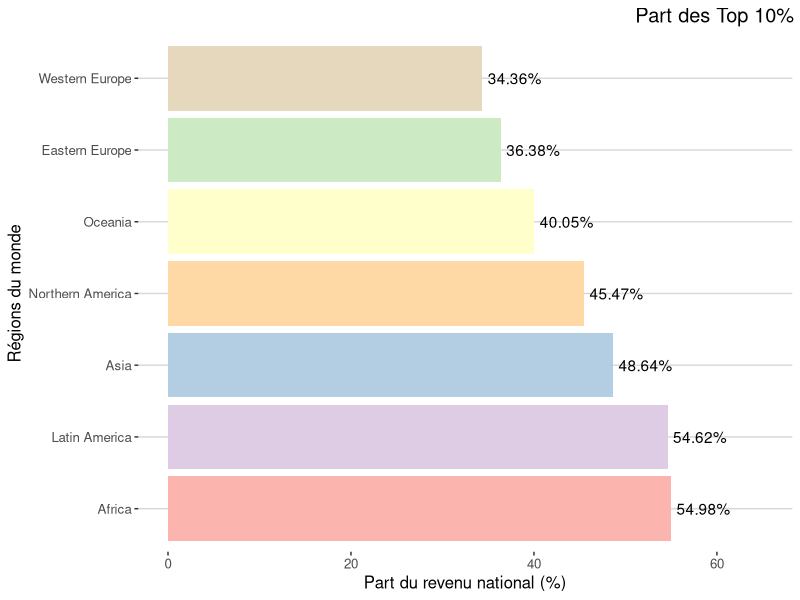
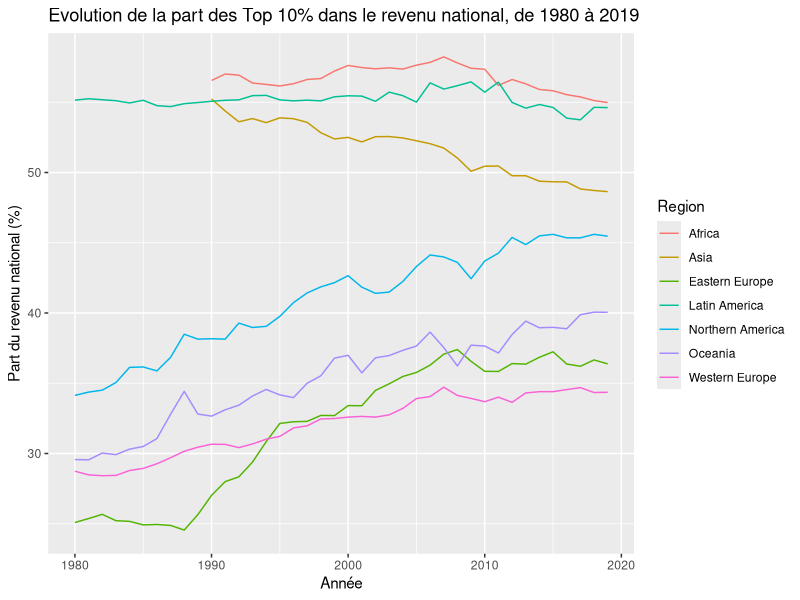
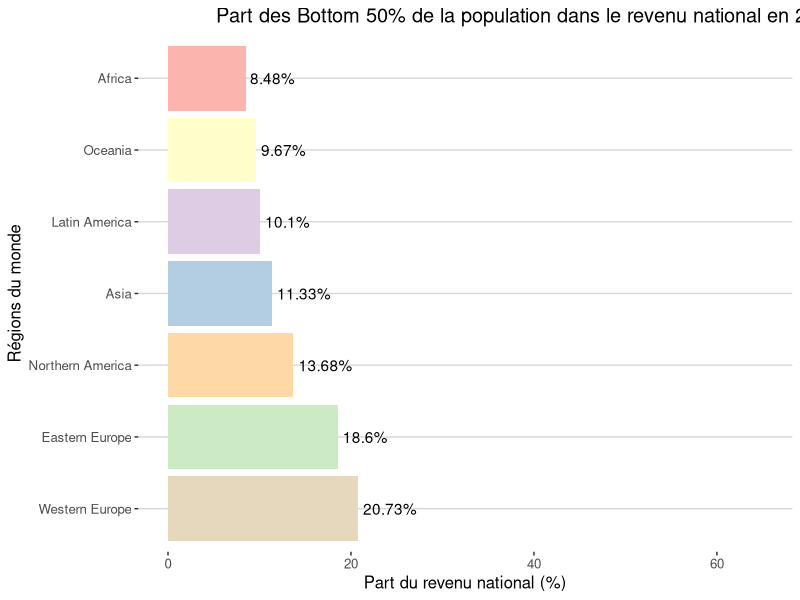
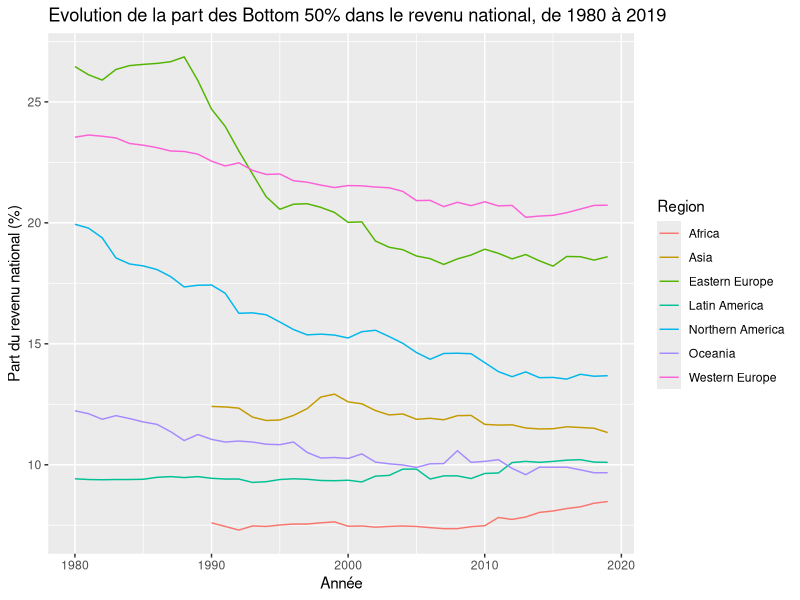
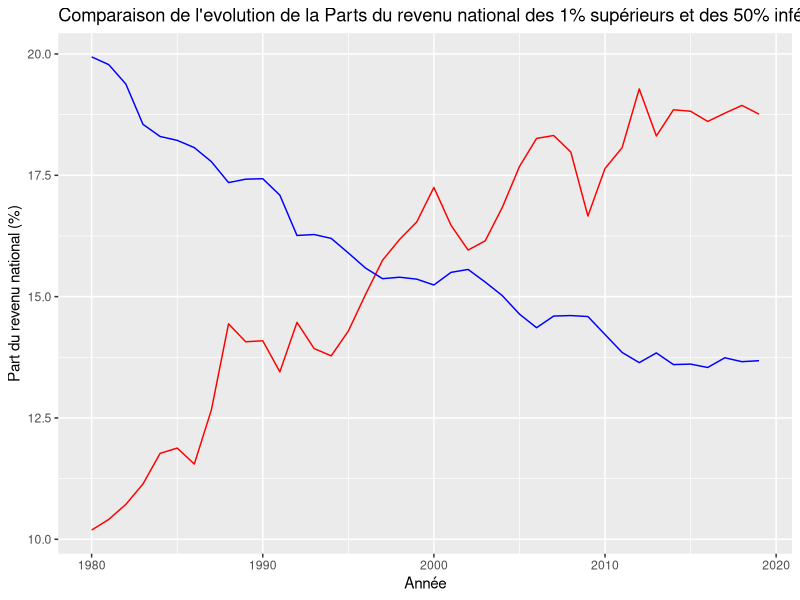
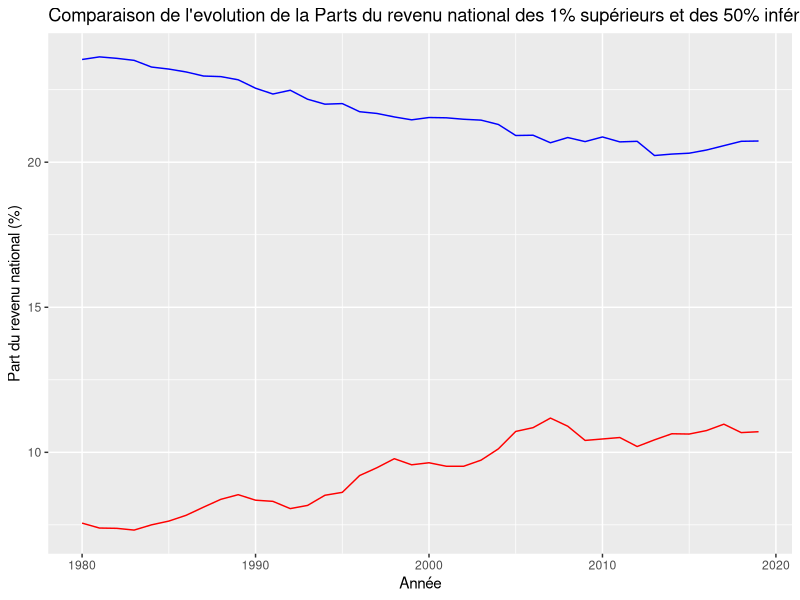
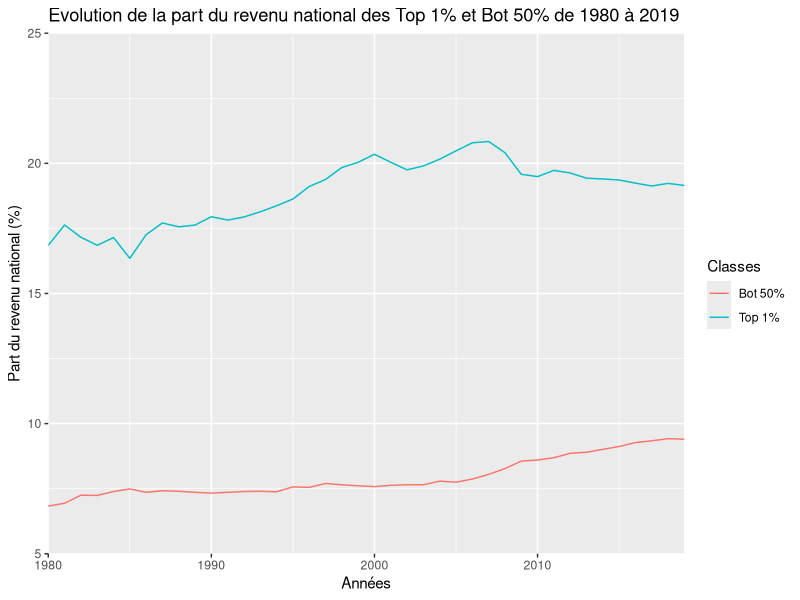
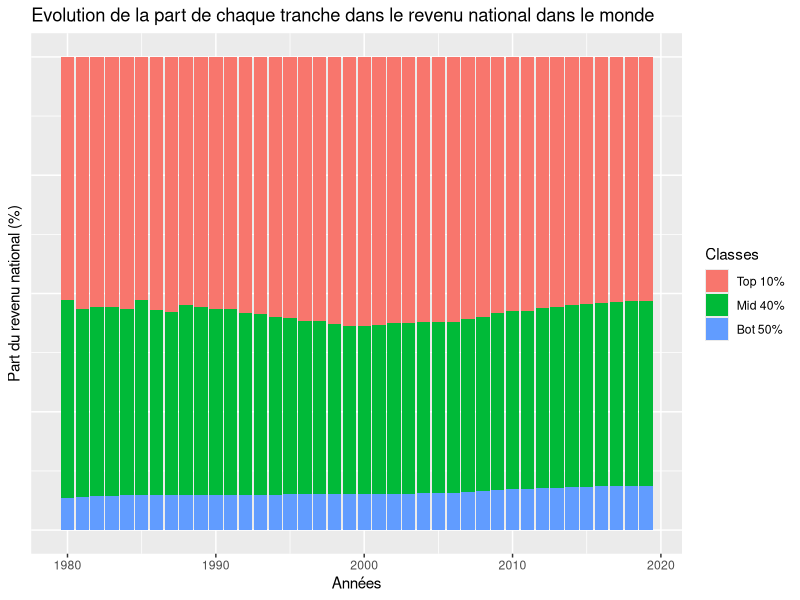

These charts were generated, in order, by the following R code:
## ---- chunk 1
knitr::opts_chunk$set(echo = TRUE)
## ---- chunk 2
library(tidyverse)
library(reshape2)
library(ggthemes)

## ---- chunk 3
world_region_data <- read_delim("data/World_Region_Data/world_region_data.csv", 
    ";", escape_double = FALSE, trim_ws = TRUE)

world_region_data2 <- read_delim("data/World_Region_Data/world_region_data2.csv", 
    ";", escape_double = FALSE, trim_ws = TRUE)

world_country_data1 <- read_delim("data/World_Country_Data/world_country_data1.csv", 
    ";", escape_double = FALSE, trim_ws = TRUE)

world_country_data2 <- read_delim("data/World_Country_Data/world_country_data2.csv", 
    ";", escape_double = FALSE, trim_ws = TRUE)

world_country_data3 <- read_delim("data/World_Country_Data/world_country_data3.csv", 
    ";", escape_double = FALSE, trim_ws = TRUE)
## ---- chunk 4
region_dataset <- merge(x = world_region_data, y = world_region_data2, by = "Year", all = TRUE)
region_dataset <- data.frame(region_dataset)
region_dataset <- tibble(region_dataset)
rm(world_region_data,world_region_data2)
## ---- chunk 5
country_dataset <- merge(x = world_country_data1, y = world_country_data2, by = "Year", all = TRUE)
country_dataset <- merge(x = country_dataset, y = world_country_data3, by = "Year", all = TRUE)
country_dataset <- data.frame(country_dataset)
country_dataset <- tibble(country_dataset)
## ---- chunk 6
NIdataset <- region_dataset %>% select("Year", ends_with("NI"))
GDPdataset <- region_dataset %>% select("Year", ends_with("GDP"))
PTNIB40dataset <- region_dataset %>% select("Year", ends_with("PTNIB40"))
PTNIB50dataset <- region_dataset %>% select("Year", ends_with("PTNIB50"))
PTNIT1dataset <- region_dataset %>% select("Year", ends_with("PTNIT1"))
PTNIT10dataset <- region_dataset %>% select("Year", ends_with("PTNIT10"))
PTNIM40dataset <- region_dataset %>% select("Year", ends_with("PTNIM40"))
rm(region_dataset)
## ---- chunk 7
PatGouvdataset <- world_country_data1 %>% select("Year", ends_with("PatrimoineGouvernement"))
PatPrivdataset <- world_country_data1 %>% select("Year", ends_with("PatrimoinePrivé"))
PIBdataset <- world_country_data1 %>% select("Year", ends_with("PIB"))
RatioPatRevdataset <- world_country_data1 %>% select("Year", ends_with("RatioPatrimoineRevenu"))
RevNatdataset <- world_country_data2 %>% select("Year", ends_with("RevenuNational"))
RevNatTop10dataset <- world_country_data2 %>% select("Year", ends_with("RevenuNationalPT(Top10%)"))
RevNatBottom50dataset <- world_country_data2 %>% select("Year", ends_with("RevenuNationalPT(Bottom50%)"))
RevNatTop1dataset <- world_country_data2 %>% select("Year", ends_with("RevenuNationalPT(Top1%)"))
RevNatMedium40dataset <- world_country_data2 %>% select("Year", ends_with("RevenuNationalPT(Medium40%)"))
CapNatdataset <- world_country_data3 %>% select("Year", ends_with("CapitalNational"))
PatTop10 <- country_dataset %>% select("Year", ends_with("Patrimoine.Top10.."))
PatMedium40 <- country_dataset %>% select("Year", ends_with("Patrimoine.Medium40.."))
PatBottom50 <- country_dataset %>% select("Year", ends_with("Patrimoine.Bottom50.."))
PatTop1 <- country_dataset %>% select("Year", ends_with("Patrimoine.Top1.."))
rm(country_dataset,world_country_data1,world_country_data2,world_country_data3)
## ---- chunk 8
tempdataset <- PTNIT10dataset %>% rename("World"=WorldPTNIT10,"Western Europe"=WesternEuropePTNIT10, Asia=AsiaPTNIT10, "Eastern Europe"=EasternEuropePTNIT10, "Northern America"=NorthernAmericaPTNIT10, Oceania=OceaniaPTNIT10, "Latin America"=LatinAmericaPTNIT10, Africa=AfricaPTNIT10) %>%
melt(id.vars="Year") %>%
filter(variable=="World"|variable=="Western Europe"|variable=="Asia"|variable=="Eastern Europe"|variable=="Northern America"|variable=="Oceania"|variable=="Latin America"|variable=="Africa")%>%
mutate(PTNIT10_in_percent = value*100)%>%
subset (select = -value)

tempdataset2 <- PTNIM40dataset %>% rename("World"=WorldPTNIM40,"Western Europe"=WesternEuropePTNIM40, Asia=AsiaPTNIM40, "Eastern Europe"=EasternEuropePTNIM40, "Northern America"=NorthernAmericaPTNIM40, Oceania=OceaniaPTNIM40, "Latin America"=LatinAmericaPTNIM40, Africa=AfricaPTNIM40) %>%
melt(id.vars="Year") %>%
filter(variable=="World"|variable=="Western Europe"|variable=="Asia"|variable=="Eastern Europe"|variable=="Northern America"|variable=="Oceania"|variable=="Latin America"|variable=="Africa") %>%
mutate(PTNIM40_in_percent = value*100)%>%
subset (select = -value)


tempdataset3 <- PTNIB50dataset %>% rename("World"=WorldPTNIB50,"Western Europe"=WesternEuropePTNIB50, Asia=AsiaPTNIB50, "Eastern Europe"=EasternEuropePTNIB50, "Northern America"=NorthernAmericaPTNIB50, Oceania=OceaniaPTNIB50, "Latin America"=LatinAmericaPTNIB50, Africa=AfricaPTNIB50) %>%
melt(id.vars="Year") %>%
filter(variable=="World"|variable=="Western Europe"|variable=="Asia"|variable=="Eastern Europe"|variable=="Northern America"|variable=="Oceania"|variable=="Latin America"|variable=="Africa") %>%
mutate(PTNIB50_in_percent = value*100)%>%
subset (select = -value)

tempdataset4 <- PTNIT1dataset %>% rename("World"=WorldPTNIT1,"Western Europe"=WesternEuropePTNIT1, Asia=AsiaPTNIT1, "Eastern Europe"=EasternEuropePTNIT1, "Northern America"=NorthernAmericaPTNIT1, Oceania=OceaniaPTNIT1, "Latin America"=LatinAmericaPTNIT1, Africa=AfricaPTNIT1) %>%
melt(id.vars="Year") %>%
filter(variable=="World"|variable=="Western Europe"|variable=="Asia"|variable=="Eastern Europe"|variable=="Northern America"|variable=="Oceania"|variable=="Latin America"|variable=="Africa")%>%
mutate(PTNIT1_in_percent = value*100)%>%
subset (select = -value)

tempdataset5 <- NIdataset %>% rename("World"=WorldNI,"Western Europe"=WesternEuropeNI, Asia=AsiaNI, "Eastern Europe"=EasternEuropeNI, "Northern America"=NorthernAmericaNI, Oceania=OceaniaNI, "Latin America"=LatinAmericaNI, Africa=AfricaNI) %>%
melt(id.vars="Year") %>%
filter(variable=="World"|variable=="Western Europe"|variable=="Asia"|variable=="Eastern Europe"|variable=="Northern America"|variable=="Oceania"|variable=="Latin America"|variable=="Africa")%>%
rename(NI=value)

tempdataset6 <- GDPdataset %>% rename("World"=WorldGDP,"Western Europe"=WesternEuropeGDP, Asia=AsiaGDP, "Eastern Europe"=EasternEuropeGDP, "Northern America"=NorthernAmericaGDP, Oceania=OceaniaGDP, "Latin America"=LatinAmericaGDP, Africa=AfricaGDP) %>%
melt(id.vars="Year") %>%
filter(variable=="World"|variable=="Western Europe"|variable=="Asia"|variable=="Eastern Europe"|variable=="Northern America"|variable=="Oceania"|variable=="Latin America"|variable=="Africa")%>%
rename(GDP=value)
## ---- chunk 9
final_region_dataset <- merge(x = tempdataset, y = tempdataset2, by = c("Year", "variable"), all = TRUE)
final_region_dataset <- merge(x = final_region_dataset, y = tempdataset3, by = c("Year", "variable"), all = TRUE)
final_region_dataset <- merge(x = final_region_dataset, y = tempdataset4, by = c("Year", "variable"), all = TRUE)
final_region_dataset <- merge(x = final_region_dataset, y = tempdataset5, by = c("Year", "variable"), all = TRUE)
final_region_dataset <- merge(x = final_region_dataset, y = tempdataset6, by = c("Year", "variable"), all = TRUE)%>%
rename(Region=variable)
rm(tempdataset, tempdataset2, tempdataset3,tempdataset4,tempdataset5,tempdataset6)
rm(NIdataset,GDPdataset,PTNIT1dataset,PTNIT10dataset,PTNIM40dataset,PTNIB50dataset,PTNIB40dataset)
## ---- chunk 10
tempdataset <- PatGouvdataset %>% rename("France"=France_PatrimoineGouvernement,"Afrique du Sud"=AfriqueSud_PatrimoineGouvernement, "Australie"=Australie_PatrimoineGouvernement, "Canada"=Canada_PatrimoineGouvernement, "Chine"=Chine_PatrimoineGouvernement, "Danemark"=Danemark_PatrimoineGouvernement, "Inde"=Inde_PatrimoineGouvernement, "Royaume-Uni"=RU_PatrimoineGouvernement, "Japon"=Japon_PatrimoineGouvernement, "Mexique"=Mexique_PatrimoineGouvernement, "Russie"=Russie_PatrimoineGouvernement, "Etats-Unis"=US_PatrimoineGouvernement) %>%
melt(id.vars="Year") %>%
mutate(PatrimoineGouvernement = value)%>%
subset (select = -value)

tempdataset2 <- PatPrivdataset %>% rename("France"=France_PatrimoinePrivé,"Afrique du Sud"=AfriqueSud_PatrimoinePrivé, "Australie"=Australie_PatrimoinePrivé, "Canada"=Canada_PatrimoinePrivé, "Chine"=Chine_PatrimoinePrivé, "Danemark"=Danemark_PatrimoinePrivé, "Inde"=Inde_PatrimoinePrivé, "Royaume-Uni"=RU_PatrimoinePrivé, "Japon"=Japon_PatrimoinePrivé, "Mexique"=Mexique_PatrimoinePrivé, "Russie"=Russie_PatrimoinePrivé, "Etats-Unis"=US_PatrimoinePrivé) %>%
melt(id.vars="Year") %>%
mutate(PatrimoinePrivé = value)%>%
subset (select = -value)

tempdataset3 <- PIBdataset %>% rename("France"=France_PIB,"Afrique du Sud"=AfriqueSud_PIB, "Australie"=Australie_PIB, "Canada"=Canada_PIB, "Chine"=Chine_PIB, "Danemark"=Danemark_PIB, "Inde"=Inde_PIB, "Royaume-Uni"=RU_PIB, "Japon"=Japon_PIB, "Mexique"=Mexique_PIB, "Russie"=Russie_PIB, "Etats-Unis"=US_PIB) %>%
melt(id.vars="Year") %>%
mutate(PIB = value)%>%
subset (select = -value)

tempdataset4 <- RatioPatRevdataset %>% rename("France"=France_RatioPatrimoineRevenu,"Afrique du Sud"=AfriqueSud_RatioPatrimoineRevenu, "Australie"=Australie_RatioPatrimoineRevenu, "Canada"=Canada_RatioPatrimoineRevenu, "Chine"=Chine_RatioPatrimoineRevenu, "Danemark"=Danemark_RatioPatrimoineRevenu, "Inde"=Inde_RatioPatrimoineRevenu, "Royaume-Uni"=RU_RatioPatrimoineRevenu, "Japon"=Japon_RatioPatrimoineRevenu, "Mexique"=Mexique_RatioPatrimoineRevenu, "Russie"=Russie_RatioPatrimoineRevenu, "Etats-Unis"=US_RatioPatrimoineRevenu) %>%
melt(id.vars="Year") %>%
mutate(RatioPatrimoineRevenu = value)%>%
subset (select = -value)

tempdataset5 <- RevNatdataset %>% rename("France"=France_RevenuNational,"Afrique du Sud"=AfriqueSud_RevenuNational, "Australie"=Australie_RevenuNational, "Canada"=Canada_RevenuNational, "Chine"=Chine_RevenuNational, "Danemark"=Danemark_RevenuNational, "Inde"=Inde_RevenuNational, "Royaume-Uni"=RU_RevenuNational, "Japon"=Japon_RevenuNational, "Mexique"=Mexique_RevenuNational, "Russie"=Russie_RevenuNational, "Etats-Unis"=US_RevenuNational) %>%
melt(id.vars="Year") %>%
mutate(RevenuNational = value)%>%
subset (select = -value)

tempdataset6 <- RevNatTop10dataset %>% rename("France"=`France_RevenuNationalPT(Top10%)`,"Afrique du Sud"=`AfriqueSud_RevenuNationalPT(Top10%)`, "Australie"=`Australie_RevenuNationalPT(Top10%)`, "Canada"=`Canada_RevenuNationalPT(Top10%)`, "Chine"=`Chine_RevenuNationalPT(Top10%)`, "Danemark"=`Danemark_RevenuNationalPT(Top10%)`, "Inde"=`Inde_RevenuNationalPT(Top10%)`, "Royaume-Uni"=`RU_RevenuNationalPT(Top10%)`, "Japon"=`Japon_RevenuNationalPT(Top10%)`, "Mexique"=`Mexique_RevenuNationalPT(Top10%)`, "Russie"=`Russie_RevenuNationalPT(Top10%)`, "Etats-Unis"=`US_RevenuNationalPT(Top10%)`) %>%
melt(id.vars="Year") %>%
mutate(RevenuNationalTop10 = value*100)%>%
subset (select = -value)

tempdataset7 <- RevNatBottom50dataset %>% rename("France"=`France_RevenuNationalPT(Bottom50%)`,"Afrique du Sud"=`AfriqueSud_RevenuNationalPT(Bottom50%)`, "Australie"=`Australie_RevenuNationalPT(Bottom50%)`, "Canada"=`Canada_RevenuNationalPT(Bottom50%)`, "Chine"=`Chine_RevenuNationalPT(Bottom50%)`, "Danemark"=`Danemark_RevenuNationalPT(Bottom50%)`, "Inde"=`Inde_RevenuNationalPT(Bottom50%)`, "Royaume-Uni"=`RU_RevenuNationalPT(Bottom50%)`, "Japon"=`Japon_RevenuNationalPT(Bottom50%)`, "Mexique"=`Mexique_RevenuNationalPT(Bottom50%)`, "Russie"=`Russie_RevenuNationalPT(Bottom50%)`, "Etats-Unis"=`US_RevenuNationalPT(Bottom50%)`) %>%
melt(id.vars="Year") %>%
mutate(RevenuNationalBottom50 = value*100)%>%
subset (select = -value)

tempdataset8 <- RevNatTop1dataset %>% rename("France"=`France_RevenuNationalPT(Top1%)`,"Afrique du Sud"=`AfriqueSud_RevenuNationalPT(Top1%)`, "Australie"=`Australie_RevenuNationalPT(Top1%)`, "Canada"=`Canada_RevenuNationalPT(Top1%)`, "Chine"=`Chine_RevenuNationalPT(Top1%)`, "Danemark"=`Danemark_RevenuNationalPT(Top1%)`, "Inde"=`Inde_RevenuNationalPT(Top1%)`, "Royaume-Uni"=`RU_RevenuNationalPT(Top1%)`, "Japon"=`Japon_RevenuNationalPT(Top1%)`, "Mexique"=`Mexique_RevenuNationalPT(Top1%)`, "Russie"=`Russie_RevenuNationalPT(Top1%)`, "Etats-Unis"=`US_RevenuNationalPT(Top1%)`) %>%
melt(id.vars="Year") %>%
mutate(RevenuNationalTop1 = value*100)%>%
subset (select = -value)

tempdataset9 <- RevNatMedium40dataset %>% rename("France"=`France_RevenuNationalPT(Medium40%)`,"Afrique du Sud"=`AfriqueSud_RevenuNationalPT(Medium40%)`, "Australie"=`Australie_RevenuNationalPT(Medium40%)`, "Canada"=`Canada_RevenuNationalPT(Medium40%)`, "Chine"=`Chine_RevenuNationalPT(Medium40%)`, "Danemark"=`Danemark_RevenuNationalPT(Medium40%)`, "Inde"=`Inde_RevenuNationalPT(Medium40%)`, "Royaume-Uni"=`RU_RevenuNationalPT(Medium40%)`, "Japon"=`Japon_RevenuNationalPT(Medium40%)`, "Mexique"=`Mexique_RevenuNationalPT(Medium40%)`, "Russie"=`Russie_RevenuNationalPT(Medium40%)`, "Etats-Unis"=`US_RevenuNationalPT(Medium40%)`) %>%
melt(id.vars="Year") %>%
mutate(RevenuNationalMedium40 = value*100)%>%
subset (select = -value)

tempdataset10 <- CapNatdataset %>% rename("France"=France_CapitalNational,"Afrique du Sud"=AfriqueSud_CapitalNational, "Australie"=Australie_CapitalNational, "Canada"=Canada_CapitalNational, "Chine"=Chine_CapitalNational, "Danemark"=Danemark_CapitalNational, "Inde"=Inde_CapitalNational, "Royaume-Uni"=RU_CapitalNational, "Japon"=Japon_CapitalNational, "Mexique"=Mexique_CapitalNational, "Russie"=Russie_CapitalNational, "Etats-Unis"=US_CapitalNational) %>%
melt(id.vars="Year") %>%
mutate(CapitalNational = value*100)%>%
subset (select = -value)

tempdataset11 <- PatTop10 %>% rename("France"=France_Patrimoine.Top10..,"Afrique du Sud"=AfriqueSud_Patrimoine.Top10.., "Australie"=Australie_Patrimoine.Top10.., "Canada"=Canada_Patrimoine.Top10.., "Chine"=Chine_Patrimoine.Top10.., "Danemark"=Danemark_Patrimoine.Top10.., "Inde"=Inde_Patrimoine.Top10.., "Royaume-Uni"=RU_Patrimoine.Top10.., "Japon"=Japon_Patrimoine.Top10.., "Mexique"=Mexique_Patrimoine.Top10.., "Russie"=Russie_Patrimoine.Top10.., "Etats-Unis"=US_Patrimoine.Top10..) %>%
melt(id.vars="Year") %>%
mutate(PatrimoineTop10 = value*100)%>%
subset (select = -value)

tempdataset12 <- PatBottom50 %>% rename("France"=France_Patrimoine.Bottom50..,"Afrique du Sud"=AfriqueSud_Patrimoine.Bottom50.., "Australie"=Australie_Patrimoine.Bottom50.., "Canada"=Canada_Patrimoine.Bottom50.., "Chine"=Chine_Patrimoine.Bottom50.., "Danemark"=Danemark_Patrimoine.Bottom50.., "Inde"=Inde_Patrimoine.Bottom50.., "Royaume-Uni"=RU_Patrimoine.Bottom50.., "Japon"=Japon_Patrimoine.Bottom50.., "Mexique"=Mexique_Patrimoine.Bottom50.., "Russie"=Russie_Patrimoine.Bottom50.., "Etats-Unis"=US_Patrimoine.Bottom50..) %>%
melt(id.vars="Year") %>%
mutate(PatrimoineBottom50 = value*100)%>%
subset (select = -value)

tempdataset13 <- PatTop1 %>% rename("France"=France_Patrimoine.Top1..,"Afrique du Sud"=AfriqueSud_Patrimoine.Top1.., "Australie"=Australie_Patrimoine.Top1.., "Canada"=Canada_Patrimoine.Top1.., "Chine"=Chine_Patrimoine.Top1.., "Danemark"=Danemark_Patrimoine.Top1.., "Inde"=Inde_Patrimoine.Top1.., "Royaume-Uni"=RU_Patrimoine.Top1.., "Japon"=Japon_Patrimoine.Top1.., "Mexique"=Mexique_Patrimoine.Top1.., "Russie"=Russie_Patrimoine.Top1.., "Etats-Unis"=US_Patrimoine.Top1..) %>%
melt(id.vars="Year") %>%
mutate(PatrimoineTop1 = value*100)%>%
subset (select = -value)

tempdataset14 <- PatMedium40 %>% rename("France"=France_Patrimoine.Medium40..,"Afrique du Sud"=AfriqueSud_Patrimoine.Medium40.., "Australie"=Australie_Patrimoine.Medium40.., "Canada"=Canada_Patrimoine.Medium40.., "Chine"=Chine_Patrimoine.Medium40.., "Danemark"=Danemark_Patrimoine.Medium40.., "Inde"=Inde_Patrimoine.Medium40.., "Royaume-Uni"=RU_Patrimoine.Medium40.., "Japon"=Japon_Patrimoine.Medium40.., "Mexique"=Mexique_Patrimoine.Medium40.., "Russie"=Russie_Patrimoine.Medium40.., "Etats-Unis"=US_Patrimoine.Medium40..) %>%
melt(id.vars="Year") %>%
mutate(PatrimoineMedium40 = value*100)%>%
subset (select = -value)

final_country_dataset <- merge(x = tempdataset, y = tempdataset2, by = c("Year", "variable"), all = TRUE)
final_country_dataset <- merge(x = final_country_dataset, y = tempdataset3, by = c("Year", "variable"), all = TRUE)
final_country_dataset <- merge(x = final_country_dataset, y = tempdataset4, by = c("Year", "variable"), all = TRUE)
final_country_dataset <- merge(x = final_country_dataset, y = tempdataset5, by = c("Year", "variable"), all = TRUE)
final_country_dataset <- merge(x = final_country_dataset, y = tempdataset6, by = c("Year", "variable"), all = TRUE)
final_country_dataset <- merge(x = final_country_dataset, y = tempdataset7, by = c("Year", "variable"), all = TRUE)
final_country_dataset <- merge(x = final_country_dataset, y = tempdataset8, by = c("Year", "variable"), all = TRUE)
final_country_dataset <- merge(x = final_country_dataset, y = tempdataset9, by = c("Year", "variable"), all = TRUE)
final_country_dataset <- merge(x = final_country_dataset, y = tempdataset10, by = c("Year", "variable"), all = TRUE)
final_country_dataset <- merge(x = final_country_dataset, y = tempdataset11, by = c("Year", "variable"), all = TRUE)
final_country_dataset <- merge(x = final_country_dataset, y = tempdataset12, by = c("Year", "variable"), all = TRUE)
final_country_dataset <- merge(x = final_country_dataset, y = tempdataset13, by = c("Year", "variable"), all = TRUE)
final_country_dataset <- merge(x = final_country_dataset, y = tempdataset14, by = c("Year", "variable"), all = TRUE)

final_country_dataset <- final_country_dataset %>% rename(Pays=variable)
rm(tempdataset, tempdataset2, tempdataset3,tempdataset4,tempdataset5,tempdataset6,tempdataset7,tempdataset8,tempdataset9,tempdataset10,tempdataset11,tempdataset12,tempdataset13,tempdataset14)
rm(PatGouvdataset,PatPrivdataset,PIBdataset,RatioPatRevdataset,RevNatdataset,RevNatTop1dataset,RevNatTop10dataset,RevNatMedium40dataset,RevNatBottom50dataset,CapNatdataset,PatTop1,PatTop10,PatMedium40,PatBottom50)
## ---- chunk 11
head(final_region_dataset)
## ---- chunk 12
head(final_country_dataset)
## ---- chunk 13
# Part des Top 10% de la population dans le revenu national en 2019
final_region_dataset %>% filter(Year == "2019", Region !="World") %>%
ggplot(aes(x= reorder(Region, -PTNIT10_in_percent), y=PTNIT10_in_percent, fill=Region)) + geom_bar(stat="identity") + ylim(0,65) + geom_text(aes(label=paste0(PTNIT10_in_percent, "%"), hjust=-0.1))+ labs(title="Part des Top 10% de la population dans le revenu national en 2019", x="Régions du monde", y = "Part du revenu national (%)") + scale_fill_brewer(palette = "Pastel1") + coord_flip() +  theme_hc()+ scale_colour_hc() + theme(legend.position = "none", plot.title = element_text(size = rel(1.2), hjust = 8))

## ---- chunk 14
#Evolution de la part des Top 10% dans le revenu national, de 1980 à 2019
final_region_dataset %>% filter(Region!="World")%>% ggplot(aes(x=Year, y=PTNIT10_in_percent, group = Region, color = Region))+geom_line() + labs(title="Evolution de la part des Top 10% dans le revenu national, de 1980 à 2019", x="Année", y = "Part du revenu national (%)")

## ---- chunk 15

# Part des Bottom 50% de la population dans le revenu national en 2019
final_region_dataset %>% filter(Year == "2019", Region !="World") %>%
ggplot(aes(x= reorder(Region, -PTNIB50_in_percent), y=PTNIB50_in_percent, fill=Region)) + geom_bar(stat="identity") + ylim(0,65) + geom_text(aes(label=paste0(PTNIB50_in_percent, "%"), hjust=-0.1))+ labs(title="Part des Bottom 50% de la population dans le revenu national en 2019", x="Régions du monde", y = "Part du revenu national (%)") + scale_fill_brewer(palette = "Pastel1") + coord_flip()  +  theme_hc()+ scale_colour_hc() + theme(legend.position = "none", plot.title = element_text(size = rel(1.2), hjust = 2.5))

## ---- chunk 16
#Evolution de la part des Bottom 50% dans le revenu national, de 1980 à 2019
final_region_dataset %>%filter(Region!="World")%>% ggplot(aes(x=Year, y=PTNIB50_in_percent, group = Region, color = Region))+geom_line() + labs(title="Evolution de la part des Bottom 50% dans le revenu national, de 1980 à 2019", x="Année", y = "Part du revenu national (%)")

## ---- chunk 17
#Comparaison de l'evolution de la Parts du revenu national des 1% supérieurs et des 50% inférieurs en Amérique du Nord, de 1980 à 2019
final_region_dataset %>% filter(Region == "Northern America") %>%
ggplot(aes(x=Year))+geom_line(aes(y=PTNIT1_in_percent), color="red") +geom_line(aes(y=PTNIB50_in_percent), color="blue") + labs(title="Comparaison de l'evolution de la Parts du revenu national des 1% supérieurs et des 50% inférieurs en Amérique du Nord, de 1980 à 2019", x="Année", y = "Part du revenu national (%)")

## ---- chunk 18
#Comparaison de l'evolution de la Parts du revenu national des 1% supérieurs et des 50% inférieurs en Europe de l'Ouest, de 1980 à 2019
final_region_dataset %>% filter(Region == "Western Europe") %>%
ggplot(aes(x=Year))+geom_line(aes(y=PTNIT1_in_percent), color="red") +geom_line(aes(y=PTNIB50_in_percent), color="blue") + labs(title="Comparaison de l'evolution de la Parts du revenu national des 1% supérieurs et des 50% inférieurs en Europe de l'Ouest, de 1980 à 2019", x="Année", y = "Part du revenu national (%)")

## ---- chunk 19
final_region_dataset %>% filter(Region == "World") %>%
ggplot(aes(x=Year))+geom_line(aes(y=PTNIT1_in_percent, color="Top 1%"))+geom_line(aes(y=PTNIB50_in_percent, color="Bot 50%")) + labs(title="Evolution de la part du revenu national des Top 1% et Bot 50% de 1980 à 2019", x="Années", y = "Part du revenu national (%)",color = "Classes" )+ scale_x_continuous(limits = c(1980,2019), expand = c(0, 0)) + scale_y_continuous(limits = c(5,25), expand = c(0, 0))
## ---- chunk 20
world <- filter(final_region_dataset, Region== "World")
world <- melt(world[,c('Year','PTNIT10_in_percent','PTNIM40_in_percent','PTNIB50_in_percent')],id.vars =1)

world%>%
ggplot(aes(x=Year))+geom_col(aes(y=value, fill=variable))+ scale_fill_discrete(name = "Classes", labels = c("Top 10%", "Mid 40%", "Bot 50%"))+
labs(title="Evolution de la part de chaque tranche dans le revenu national dans le monde", x="Années", y = "Part du revenu national (%)" )+theme(axis.text.y=element_blank(), axis.ticks.y=element_blank())
rm(world)
## ---- chunk 21
final_region_dataset %>% 
filter(Region=="World") %>%
mutate(Previous_Year = lag(NI, 1), Change = NI - Previous_Year, Percent_Change = Change/Previous_Year*100) %>%
ggplot(aes(x = Year, y = Percent_Change)) + geom_line() + geom_smooth()+ labs(title="Evolution du taux de croissance du National Income dans le monde", x="Années", y = "Taux de croissance NI")
## ---- chunk 22
tempEE <- final_region_dataset %>% 
filter(Region=="Eastern Europe") %>%
mutate(Previous_Year = lag(NI, 1), Change = NI - Previous_Year, Percent_Change = Change/Previous_Year*100)
tempWE <- final_region_dataset %>% 
filter(Region=="Western Europe") %>%
mutate(Previous_Year = lag(NI, 1), Change = NI - Previous_Year, Percent_Change = Change/Previous_Year*100)
tempAs <- final_region_dataset %>% 
filter(Region=="Asia") %>%
mutate(Previous_Year = lag(NI, 1), Change = NI - Previous_Year, Percent_Change = Change/Previous_Year*100)
tempAf <- final_region_dataset %>% 
filter(Region=="Africa") %>%
mutate(Previous_Year = lag(NI, 1), Change = NI - Previous_Year, Percent_Change = Change/Previous_Year*100)
tempOc <- final_region_dataset %>% 
filter(Region=="Oceania") %>%
mutate(Previous_Year = lag(NI, 1), Change = NI - Previous_Year, Percent_Change = Change/Previous_Year*100)
tempLA <- final_region_dataset %>% 
filter(Region=="Latin America") %>%
mutate(Previous_Year = lag(NI, 1), Change = NI - Previous_Year, Percent_Change = Change/Previous_Year*100)
tempNA <- final_region_dataset %>% 
filter(Region=="Northern America") %>%
mutate(Previous_Year = lag(NI, 1), Change = NI - Previous_Year, Percent_Change = Change/Previous_Year*100)

ggplot(NULL, aes(x = Year, y = Percent_Change)) + geom_smooth(data=tempEE, aes(color="Eastern Europe"), se = FALSE)+ geom_smooth(data=tempWE, aes(color="Western Europe"), se = FALSE)+ geom_smooth(data=tempAs, aes(color="Asia"), se = FALSE)+ geom_smooth(data=tempAf, aes(color="Africa"), se = FALSE)+ geom_smooth(data=tempOc, aes(color="Oceania"), se = FALSE)+ geom_smooth(data=tempLA, aes(color="Latin America"), se = FALSE)+ geom_smooth(data=tempNA, aes(color="Northern America"), se = FALSE)+ labs(title="Evolution du taux de croissance du National Income", x="Années", y = "Taux de croissance NI",color = "Régions" )
rm(tempEE, tempWE, tempAs, tempAf, tempOc, tempLA, tempNA)
## ---- chunk 23
final_region_dataset %>% 
filter(Region=="World") %>%
mutate(Previous_Year = lag(PTNIT1_in_percent, 1), Change = PTNIT1_in_percent - Previous_Year, Percent_Change = Change/Previous_Year*100) %>%
ggplot(aes(x = Year, y = Percent_Change)) + geom_line() + geom_smooth()+ labs(title="Evolution du taux de l'enrichissement des Top 1% dans le monde", x="Années", y = "Taux de croissance de la part dans le revenu nationa")
## ---- chunk 24
tempEE <- final_region_dataset %>% 
filter(Region=="Eastern Europe") %>%
mutate(Previous_Year = lag(PTNIT1_in_percent, 1), Change = PTNIT1_in_percent - Previous_Year, Percent_Change = Change/Previous_Year*100)
tempWE <- final_region_dataset %>% 
filter(Region=="Western Europe") %>%
mutate(Previous_Year = lag(PTNIT1_in_percent, 1), Change = PTNIT1_in_percent - Previous_Year, Percent_Change = Change/Previous_Year*100)
tempAs <- final_region_dataset %>% 
filter(Region=="Asia") %>%
mutate(Previous_Year = lag(PTNIT1_in_percent, 1), Change = PTNIT1_in_percent - Previous_Year, Percent_Change = Change/Previous_Year*100)
tempAf <- final_region_dataset %>% 
filter(Region=="Africa") %>%
mutate(Previous_Year = lag(PTNIT1_in_percent, 1), Change = PTNIT1_in_percent - Previous_Year, Percent_Change = Change/Previous_Year*100)
tempOc <- final_region_dataset %>% 
filter(Region=="Oceania") %>%
mutate(Previous_Year = lag(PTNIT1_in_percent, 1), Change = PTNIT1_in_percent - Previous_Year, Percent_Change = Change/Previous_Year*100)
tempLA <- final_region_dataset %>% 
filter(Region=="Latin America") %>%
mutate(Previous_Year = lag(PTNIT1_in_percent, 1), Change = PTNIT1_in_percent - Previous_Year, Percent_Change = Change/Previous_Year*100)
tempNA <-final_region_dataset %>% 
filter(Region=="Northern America") %>%
mutate(Previous_Year = lag(PTNIT1_in_percent, 1), Change = PTNIT1_in_percent - Previous_Year, Percent_Change = Change/Previous_Year*100)

ggplot(NULL, aes(x = Year, y = Percent_Change)) + geom_smooth(data=tempEE, aes(color="Eastern Europe"), se = FALSE)+ geom_smooth(data=tempWE, aes(color="Western Europe"), se = FALSE)+ geom_smooth(data=tempAs, aes(color="Asia"), se = FALSE)+ geom_smooth(data=tempAf, aes(color="Africa"), se = FALSE)+ geom_smooth(data=tempOc, aes(color="Oceania"), se = FALSE)+ geom_smooth(data=tempLA, aes(color="Latin America"), se = FALSE)+ geom_smooth(data=tempNA, aes(color="Northern America"), se = FALSE)+ labs(title="Evolution du taux de croissance de l'enrichissement des Top 1%", x="Années", y = "Taux de croissance de la part dans le revenu national",color = "Régions" )
rm(tempEE, tempWE, tempAs, tempAf, tempOc, tempLA, tempNA)
## ---- chunk 25
final_region_dataset %>% 
filter(Region=="World") %>%
mutate(Previous_Year = lag(PTNIB50_in_percent, 1), Change = PTNIB50_in_percent - Previous_Year, Percent_Change = Change/Previous_Year*100) %>%
ggplot(aes(x = Year, y = Percent_Change)) + geom_line() + geom_smooth()+ labs(title="Evolution du taux de l'enrichissement des Bottom 50% dans le monde", x="Années", y = "Taux de croissance de la part dans le revenu nationa")
## ---- chunk 26
tempEE <- final_region_dataset %>% 
filter(Region=="Eastern Europe") %>%
mutate(Previous_Year = lag(PTNIB50_in_percent, 1), Change = PTNIB50_in_percent - Previous_Year, Percent_Change = Change/Previous_Year*100)
tempWE <- final_region_dataset %>% 
filter(Region=="Western Europe") %>%
mutate(Previous_Year = lag(PTNIB50_in_percent, 1), Change = PTNIB50_in_percent - Previous_Year, Percent_Change = Change/Previous_Year*100)
tempAs <- final_region_dataset %>% 
filter(Region=="Asia") %>%
mutate(Previous_Year = lag(PTNIB50_in_percent, 1), Change = PTNIB50_in_percent - Previous_Year, Percent_Change = Change/Previous_Year*100)
tempAf <- final_region_dataset %>% 
filter(Region=="Africa") %>%
mutate(Previous_Year = lag(PTNIB50_in_percent, 1), Change = PTNIB50_in_percent - Previous_Year, Percent_Change = Change/Previous_Year*100)
tempOc <- final_region_dataset %>% 
filter(Region=="Oceania") %>%
mutate(Previous_Year = lag(PTNIB50_in_percent, 1), Change = PTNIB50_in_percent - Previous_Year, Percent_Change = Change/Previous_Year*100)
tempLA <- final_region_dataset %>% 
filter(Region=="Latin America") %>%
mutate(Previous_Year = lag(PTNIB50_in_percent, 1), Change = PTNIB50_in_percent - Previous_Year, Percent_Change = Change/Previous_Year*100)
tempNA <- final_region_dataset %>% 
filter(Region=="Northern America") %>%
mutate(Previous_Year = lag(PTNIB50_in_percent, 1), Change = PTNIB50_in_percent - Previous_Year, Percent_Change = Change/Previous_Year*100)

ggplot(NULL, aes(x = Year, y = Percent_Change)) + geom_smooth(data=tempEE, aes(color="Eastern Europe"), se = FALSE)+ geom_smooth(data=tempWE, aes(color="Western Europe"), se = FALSE)+ geom_smooth(data=tempAs, aes(color="Asia"), se = FALSE)+ geom_smooth(data=tempAf, aes(color="Africa"), se = FALSE)+ geom_smooth(data=tempOc, aes(color="Oceania"), se = FALSE)+ geom_smooth(data=tempLA, aes(color="Latin America"), se = FALSE)+ geom_smooth(data=tempNA, aes(color="Northern America"), se = FALSE)+ labs(title="Evolution du taux de croissance de l'enrichissement des Bottom 50%", x="Années", y = "Taux de croissance de la part dans le revenu national",color = "Régions" )
rm(tempEE, tempWE, tempAs, tempAf, tempOc, tempLA, tempNA)
## ---- chunk 27
final_region_dataset %>% filter(Year == "2019") %>%
ggplot(aes(x=Year))+geom_line(aes(y=PTNIT1_in_percent, color="Top 1%"))+geom_line(aes(y=NI, color="Revenu National")) + labs(title="Corrélation entre hausse de revenu et enrichissement des Top1%", x="Années", y = "Part du revenu national (%)",color = "Classes" )+ scale_x_continuous(limits = c(1980,2019), expand = c(0, 0)) + scale_y_continuous(limits = c(5,25), expand = c(0, 0))
